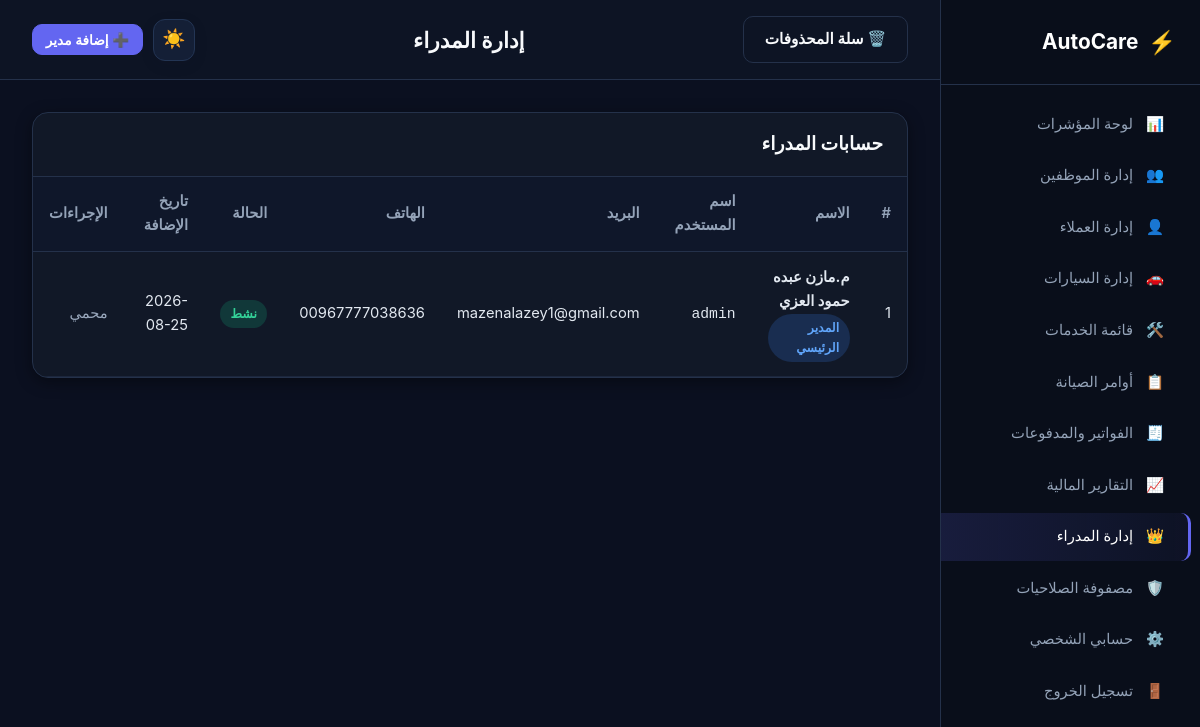
The app's page /admins.php (signed in) with its own data.
### tables this page shows
CREATE TABLE `users` (
  `id` int(10) UNSIGNED NOT NULL,
  `name` varchar(100) NOT NULL,
  `username` varchar(50) NOT NULL,
  `email` varchar(100) NOT NULL,
  `phone` varchar(25) NOT NULL,
  `password` varchar(255) NOT NULL,
  `role` enum('admin','employee','customer') NOT NULL DEFAULT 'customer',
  `status` enum('active','inactive','pending','pending_delete','deleted') NOT NULL DEFAULT 'active',
  `is_primary_admin` tinyint(1) NOT NULL DEFAULT 0,
  `deletion_requested` tinyint(1) NOT NULL DEFAULT 0,
  `deletion_requested_at` timestamp NULL DEFAULT NULL,
  `created_at` timestamp NULL DEFAULT current_timestamp(),
  `updated_at` timestamp NULL DEFAULT current_timestamp() ON UPDATE current_timestamp()
);

### admins.php (the view, shortened to what this page needs)
<?php
require_once __DIR__ . '/config.php';
$pdo = db();
$theme = current_theme();
$admins = $pdo->query("
    SELECT id, name, username, email, phone, status, created_at, is_primary_admin
    FROM users WHERE role = 'admin' AND status <> 'deleted'
    ORDER BY is_primary_admin DESC, id ASC
")->fetchAll();
?>
<!DOCTYPE html>
<html lang="ar" dir="rtl" data-theme="<?= htmlspecialchars($theme) ?>">
<head>
<link rel="stylesheet" href="style.css">
</head>
<body class="dashboard-body">
<div class="dashboard-wrapper">
<aside class="sidebar" id="appSidebar">
    <div class="sidebar-brand"><a href="dashboard.php" class="brand-link"><span class="brand-icon">⚡</span><span class="brand-title">AutoCare</span></a></div>
    <nav class="sidebar-nav">
        <a href="dashboard.php" class="nav-item"><span class="icon">📊</span> لوحة المؤشرات</a>
        <a href="employees.php" class="nav-item"><span class="icon">👥</span> إدارة الموظفين</a>
        <a href="customers.php" class="nav-item"><span class="icon">👤</span> إدارة العملاء</a>
        <a href="vehicles.php" class="nav-item"><span class="icon">🚗</span> إدارة السيارات</a>
        <a href="services.php" class="nav-item"><span class="icon">🛠️</span> قائمة الخدمات</a>
        <a href="work_orders.php" class="nav-item"><span class="icon">📋</span> أوامر الصيانة</a>
        <a href="invoices.php" class="nav-item"><span class="icon">🧾</span> الفواتير والمدفوعات</a>
        <a href="reports.php" class="nav-item"><span class="icon">📈</span> التقارير المالية</a>
        <a href="admins.php" class="nav-item active"><span class="icon">👑</span> إدارة المدراء</a>
        <a href="permissions.php" class="nav-item"><span class="icon">🛡️</span> مصفوفة الصلاحيات</a>
        <a href="profile.php" class="nav-item"><span class="icon">⚙️</span> حسابي الشخصي</a>
        <a href="logout.php" class="nav-item logout-link"><span class="icon">🚪</span> تسجيل الخروج</a>
    </nav>
</aside>
<main class="main-content">
<header class="topbar">
    <a class="btn btn-outline" href="recycle_bin.php">🗑️ سلة المحذوفات</a>
    <div class="topbar-left"><button type="button" class="mobile-toggle" onclick="toggleSidebar()">☰</button><h2 class="page-title">إدارة المدراء</h2></div>
    <div class="topbar-right"><button type="button" class="theme-toggle-btn" onclick="toggleTheme()" title="تبديل المظهر"><span class="theme-icon"><?= $theme === 'dark' ? '☀️' : '🌙' ?></span></button><button type="button" class="btn btn-primary btn-sm" onclick="openModal('addAdminModal')">➕ إضافة مدير</button></div>
</header>
<div class="content-container">
<div class="card">
<div class="card-header"><h3>حسابات المدراء</h3></div>
<div class="table-responsive"><table class="data-table"><thead><tr><th>#</th><th>الاسم</th><th>اسم المستخدم</th><th>البريد</th><th>الهاتف</th><th>الحالة</th><th>تاريخ الإضافة</th><th>الإجراءات</th></tr></thead><tbody>
<?php foreach($admins as $a): ?>
<tr>
<td><?= (int)$a['id'] ?></td>
<td><strong><?= htmlspecialchars($a['name']) ?></strong> <?php if($a['is_primary_admin']): ?><span class="badge badge-primary">المدير الرئيسي</span><?php endif; ?></td>
<td><code><?= htmlspecialchars($a['username']) ?></code></td>
<td><?= htmlspecialchars($a['email']) ?></td><td><?= htmlspecialchars($a['phone']) ?></td><td><?= status_badge($a['status']) ?></td>
<td><?= htmlspecialchars(substr($a['created_at'],0,10)) ?></td>
<td><div class="action-buttons">
<?php if(!$a['is_primary_admin']): ?>
<button type="button" class="btn btn-sm btn-primary btn-icon" onclick="openEditAdminModal(<?= htmlspecialchars(json_encode($a),ENT_QUOTES,'UTF-8') ?>)" title="تعديل">✏️</button>
<form method="POST" style="display:inline" onsubmit="return confirm('هل أنت متأكد من تغيير حالة المدير؟');"><?= csrf_field() ?><input type="hidden" name="action" value="toggle_status"><input type="hidden" name="admin_id" value="<?= (int)$a['id'] ?>"><button class="btn btn-sm <?= $a['status']==='active'?'btn-outline-warning':'btn-outline-success' ?>"><?= $a['status']==='active'?'تعطيل':'تفعيل' ?></button></form>
<form method="POST" style="display:inline" onsubmit="return confirm('سيتم حذف المدير وإنهاء حسابه. هل أنت متأكد؟');"><?= csrf_field() ?><input type="hidden" name="action" value="delete"><input type="hidden" name="admin_id" value="<?= (int)$a['id'] ?>"><button class="btn btn-sm btn-outline-danger btn-icon" title="حذف">🗑️</button></form>
<?php else: ?><span class="text-muted">محمي</span><?php endif; ?>
</div></td>
</tr>
<?php endforeach; ?>
</tbody></table></div></div>
</div>
</main></div>
</body></html>

### config.php (shortened to what this page needs)
<?php
function current_theme(): string {
    return 'dark';
}
function status_badge(string $status): string {
    $badges = [
        'new'         => ['class' => 'badge-info',    'label' => 'جديد'],
        'inspecting'  => ['class' => 'badge-warning', 'label' => 'قيد الفحص'],
        'in_progress' => ['class' => 'badge-primary', 'label' => 'قيد الصيانة'],
        'completed'   => ['class' => 'badge-success', 'label' => 'مكتمل'],
        'delivered'   => ['class' => 'badge-dark',    'label' => 'تم التسليم'],
        'cancelled'   => ['class' => 'badge-danger',  'label' => 'ملغي'],
        'active'      => ['class' => 'badge-success', 'label' => 'نشط'],
        'inactive'    => ['class' => 'badge-danger',  'label' => 'معطل'],
        'pending'     => ['class' => 'badge-warning', 'label' => 'بانتظار الموافقة'],
        'pending_delete' => ['class' => 'badge-warning', 'label' => 'طلب حذف'],
        'deleted'    => ['class' => 'badge-secondary', 'label' => 'في سلة المحذوفات'],
        'paid'        => ['class' => 'badge-success', 'label' => 'مدفوع بالكامل'],
        'partial'     => ['class' => 'badge-warning', 'label' => 'تم تسليم جزء من المبلغ'],
        'unpaid'      => ['class' => 'badge-danger',  'label' => 'غير مدفوع'],
    ];
    $item = $badges[$status] ?? ['class' => 'badge-secondary', 'label' => $status];
    return '<span class="badge ' . $item['class'] . '">' . htmlspecialchars($item['label']) . '</span>';
}

### records on screen
users: id "1", name "م.مازن عبده حمود العزي", is_primary_admin "المدير الرئيسي", username "admin", email "mazenalazey1@gmail.com", phone "00967777038636", status "نشط", created_at "2026-08-25"
